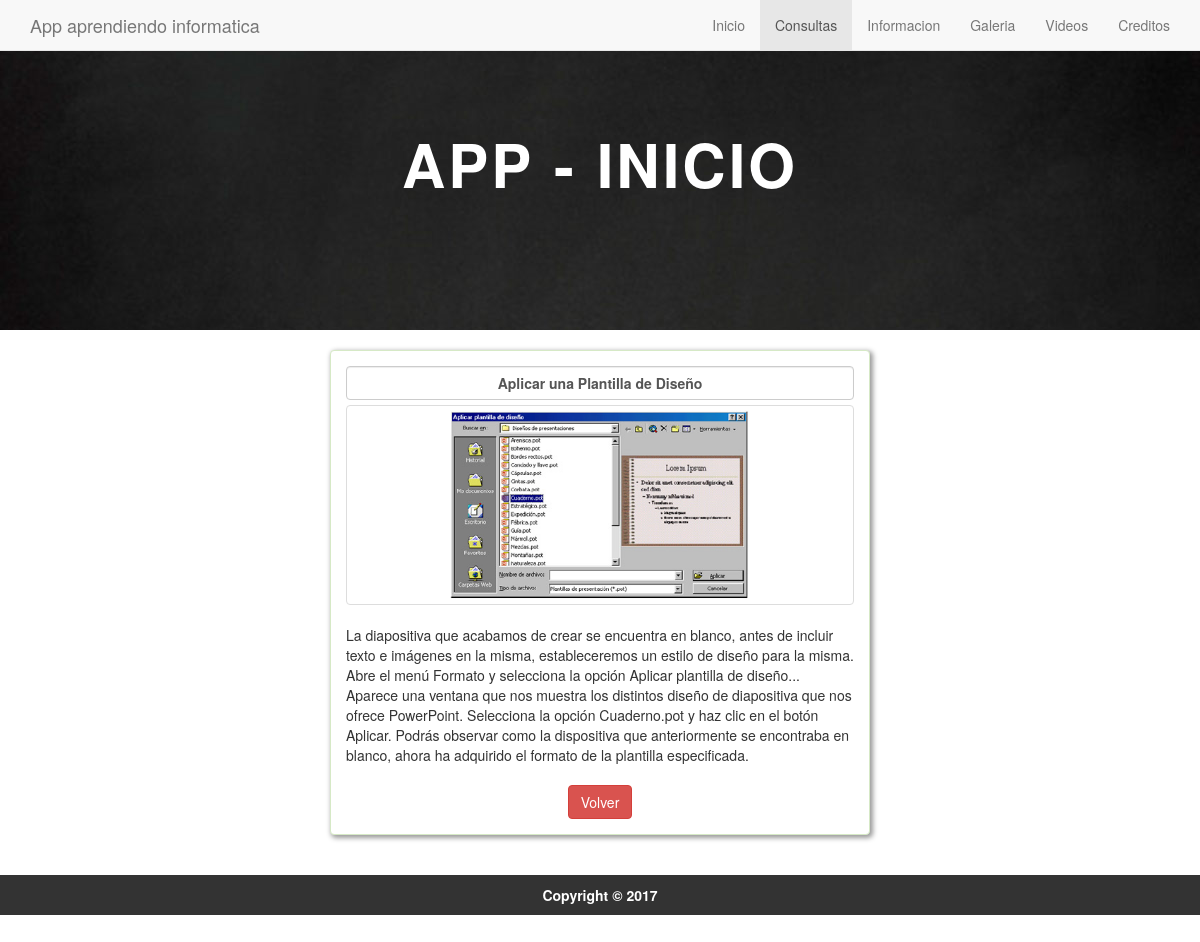
Page /detallesubtema.php?id=9 on the committed database.
### tables this page shows
CREATE TABLE `subtemas` (
  `subid` int(10) NOT NULL,
  `subidtema` int(10) NOT NULL,
  `subnombre` varchar(100) NOT NULL,
  `subdescripcion` text NOT NULL,
  `subimagen` text NOT NULL,
  `sublinkvideo` text NOT NULL,
  `subestado` enum('A','I') NOT NULL
);

### detallesubtema.php (the view, shortened to what this page needs)
<!DOCTYPE html>
<html>
    <head>
        <link href="librerias/bootstrap/css/bootstrap.min.css" rel="stylesheet" type="text/css"/>
        <link href="css/styles.css" rel="stylesheet" type="text/css"/>
    </head>
    <body>
        <div class="navbar navbar-default navbar-fixed-top" role="navigation">
            <div class="container">
                <div class="navbar-header">
                    <a class="navbar-brand" href="">App aprendiendo informatica</a>
                </div>
                <div class="navbar-collapse collapse">
                    <ul class="nav navbar-nav navbar-right">
                        <li class="seleccione"><a href="index.html">Inicio</a></li>
                        <li class="seleccione active"><a href="consultar.php">Consultas</a></li>
                        <li class="seleccione"><a href="informacion.php">Informacion</a></li>
                        <li class="seleccione"><a href="galeria.php">Galeria</a></li>
                        <li class="seleccione"><a href="videos.php">Videos</a></li>
                        <li class="seleccione"><a href="creditos.php">Creditos</a></li>
                    </ul>
                </div>
            </div>
        </div>
        <div id="headerwrap2">
            <div class="container">
                <div class="row">
                    <div class="col-lg-8 col-lg-offset-2">
                        <h3 style="margin-top: 50px;">APP - INICIO</h3>
                    </div>
                </div>
            </div>
        </div>
        <br/>
        <div class="container">
            <?php
            $id = $_GET['id'];
            include_once 'conexion/conexion.php';
            $sql = mysqli_query($con, "SELECT subtemas.subid, subtemas.subidtema, subtemas.subimagen, subtemas.subnombre, subtemas.subdescripcion, subtemas.sublinkvideo FROM subtemas WHERE subtemas.subid='" . $id . "'");
            while ($row = mysqli_fetch_array($sql)) {
                ?>
                <div class="col-md-3"></div>
                <div class="col-md-6">
                    <div class="panel panel-success sombra">
                        <div class="panel-body">
                            <div class="text-center form-control" style="margin-bottom: 5px;">
                                <label>
                                    <?php echo $row['subnombre']; ?>
                                </label>
                            </div>
                            <a class="thumbnail img-responsive">
                                <img src="imagenes/<?php echo $row['subimagen'] ?>" width="300px" height="300px">
                            </a>
                            <div class="">
                                <?php echo $row['subdescripcion']; ?>
                            </div>
                            <div style="margin-top: 20px;" class="text-center">
                                <a href="consultar.php" class="btn btn-danger">Volver</a>
                            </div>
                        </div>
                    </div>
                </div>
                <div class="col-md-3"></div>
            </div>
            <?php
        }
        ?>
    <div class="footer"><strong>Copyright &copy; 2017</strong></div>
</body>
</html>

### css/styles.css (style rules this page uses)
body { position: relative; margin: 0; padding-bottom: 6rem; min-height: 100%; font-family: "Helvetica Neue", Arial, sans-serif; }
.sombra { box-shadow:2px 2px 5px 1px #999; cursor: pointer; }
.footer { position: absolute; right: 0; bottom: 0; left: 0; padding: 1rem; background-color: #333333; color:#FFFFFF; text-align: center; }
#headerwrap2 { background: url(../img/bannerWeb.jpg) no-repeat center bottom; margin-top: -70px; padding-top: 150px; padding-bottom:90px; text-align:center; background-attachment: relative; background-position: center center; min-height: 400px; width: 100%; -webkit-background-size: 100%; -moz-background-size: 100%; -o-background-size: 100%; background-size: 100%; -webkit-background-size: cover; -moz-background-size: cover; -o-background-size: cover; background-size: cover; }
#headerwrap2 h3 { color:#ffffff; padding-bottom: 20px; letter-spacing: 3px; font-size: 60px; font-weight: bold; }

### rows in the picture
subtemas: subnombre "Aplicar una Plantilla de Diseño", subimagen (picture), subdescripcion "La diapositiva que acabamos de crear se encuentra en blanco, antes de incluir texto e imágenes en la misma, estableceremos un estilo de diseño para la misma. Abre el menú Formato y selecciona la opción Aplicar plantilla de diseño... Aparece una ventana que nos muestra los distintos diseño de diapositiva que nos ofrece PowerPoint. Selecciona la opción Cuaderno.pot y haz clic en el botón Aplicar. Podrás observar como la dispositiva que anteriormente se encontraba en blanco, ahora ha adquirido el formato de la plantilla especificada."
